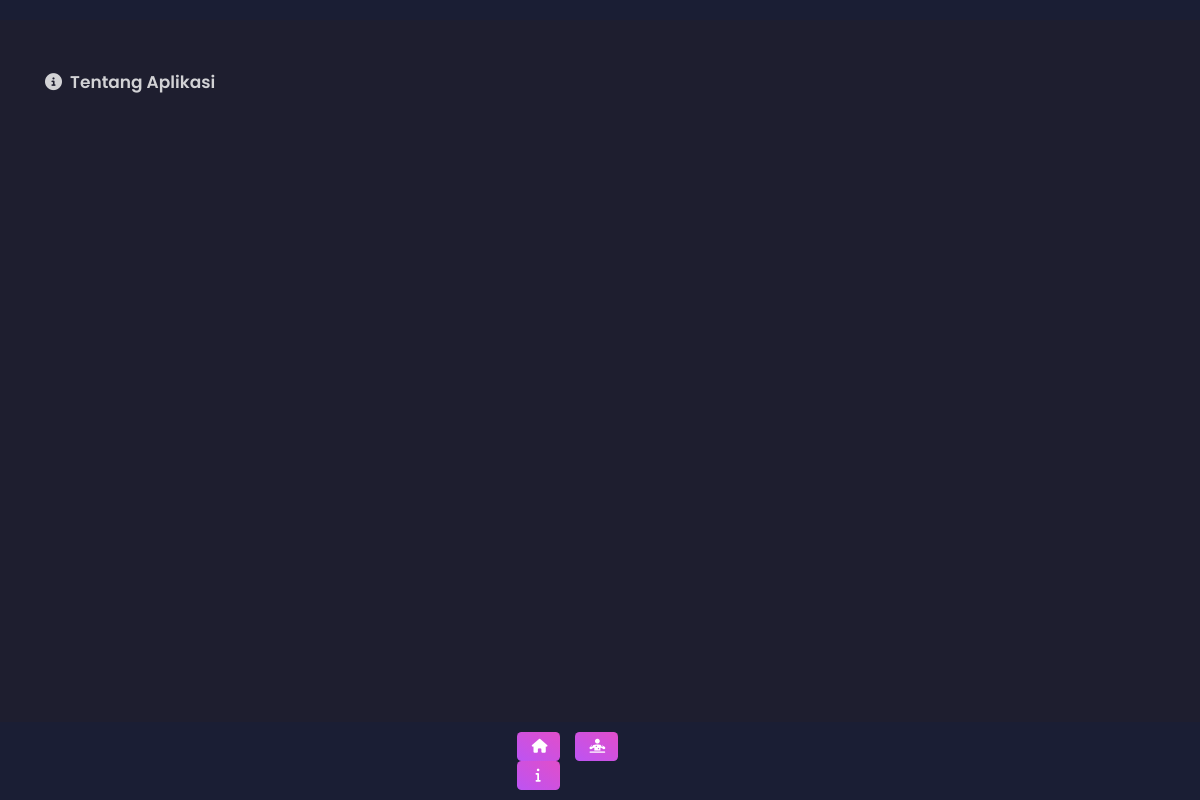
Page /index.php/c_tentang on the earlier database version.
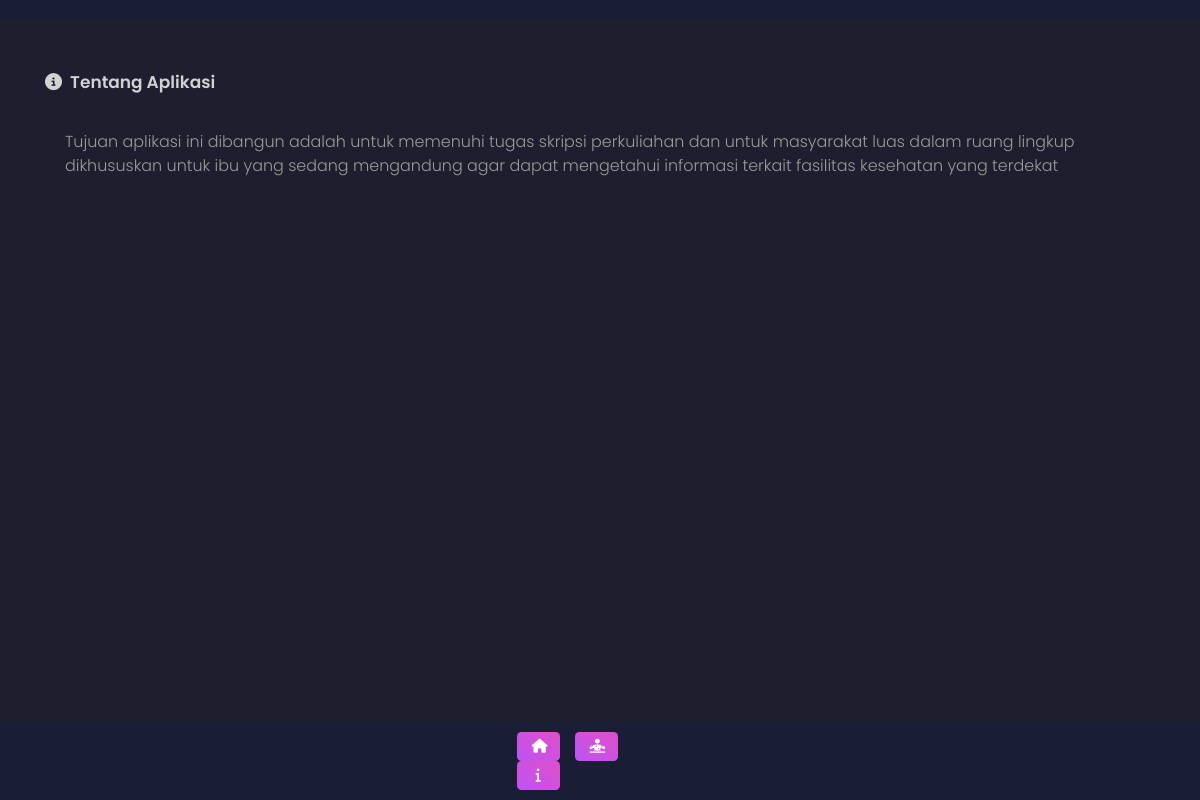
Same page on the later database version.
### tables this page shows
CREATE TABLE `t_tentang` (
  `id_tentang` int(11) NOT NULL,
  `tentang` longtext NOT NULL
);

### application/libraries/Template.php (called while the page is built)
<?php if ( ! defined('BASEPATH')) exit('No direct script access allowed');
class Template {
	var $template_data = array();
	function set($name, $value)
	{
		$this->template_data[$name] = $value;
	}
	function load($template = '', $view = '', $view_data = array(), $return = FALSE)
	{
		$this->CI =& get_instance();
		$this->set('contents', $this->CI->load->view($view, $view_data, TRUE));
		return $this->CI->load->view($template, $this->template_data, $return);
	}
}

### application/controllers/C_tentang.php (called while the page is built, shortened)
<?php
class C_tentang extends CI_Controller {
	public function index()
	{
        $data["rs_tentang"] = $this->db->get('t_tentang')->result();
		$this->template->load('static','tentang',$data);
	}
}

### index.php (called while the page is built, shortened)
<?php
require_once BASEPATH.'core/CodeIgniter.php';

### application/views/tentang.php (the view)
<div class="container">
    <h4 class="title"><i class="fas fa-info-circle"></i>&nbsp Tentang Aplikasi</h4>
    <div class="card-wrapper">
        <div class="card-body">
            <p class="description">
                <?= $rs_tentang[0]->tentang?>
            </p>
        </div>
    </div>
</div>

### application/views/static.php (shortened to what this page needs)
<!DOCTYPE html>
<html lang="en">
<head>
    <link href="<?= base_url()?>/assets/css/nucleo-icons.css" rel="stylesheet" />
    <link href="<?= base_url()?>/assets/css/black-dashboard.css?v=1.0.0" rel="stylesheet" />
    <link href="<?= base_url()?>/assets/demo/demo.css" rel="stylesheet" />
</head>
<body class="">
    <?php
      $segment = $this->uri->segment(1);
      $status_admin = $this->session->userdata('status_admin');
    ?>
    <nav class="navbar fixed-top navbar-light" style="color:#fff;">
    </nav>
    <div style="padding-top:70px;padding-bottom:100px;">
        <?= $contents?>
    </div>
    <nav class="navbar fixed-bottom navbar-light justify-content-center" style="color:#fff;">
      <div class="row">
        <a class="btn btn-<?= $segment == "C_index"?"success":"primary" ?> btn-sm col-3" href="<?=base_url("C_index")?>">
          <i class="fas fa-home"></i></i> <span class="reactive-mobile"><sub>Beranda</sub></span>
        </a>
        <?php
        if($status_admin == "1"){
        ?>
        <a class="btn btn-<?= $segment == "C_administrasi_aplikasi"?"success":"primary" ?> btn-sm col-3" href="<?=base_url("C_administrasi_aplikasi")?>">
          <i class="fas fa-diagnoses"></i></i> <span class="reactive-mobile"><sub>Admin Aplikasi</sub></span>
        </a>
        <?php
        }else{
        ?>
        <a class="btn btn-<?= $segment == "C_profile_kehamilan"?"success":"primary" ?> btn-sm col-3" href="<?=base_url("C_profile_kehamilan")?>">
          <i class="fas fa-diagnoses"></i></i> <span class="reactive-mobile"><sub>Profile Kehamilan</sub></span>
        </a>
        <?php } ?>
        <a class="btn btn-<?= $segment == "C_tentang"?"success":"primary" ?> btn-sm col-3" href="<?=base_url("C_tentang")?>">
          <i class="fas fa-info"></i></i> <span class="reactive-mobile"><sub>Tentang</sub></span>
        </a>
      </div>
    </nav>
</body>
</html>

Differences in the rows shown:
added t_tentang: tentang "Tujuan aplikasi ini dibangun adalah untuk memenuhi tugas skripsi perkuliahan dan untuk masyarakat luas dalam ruang lingkup dikhususkan untuk ibu yang sedang mengandung agar dapat mengetahui informasi terkait fasilitas kesehatan yang terdekat"
